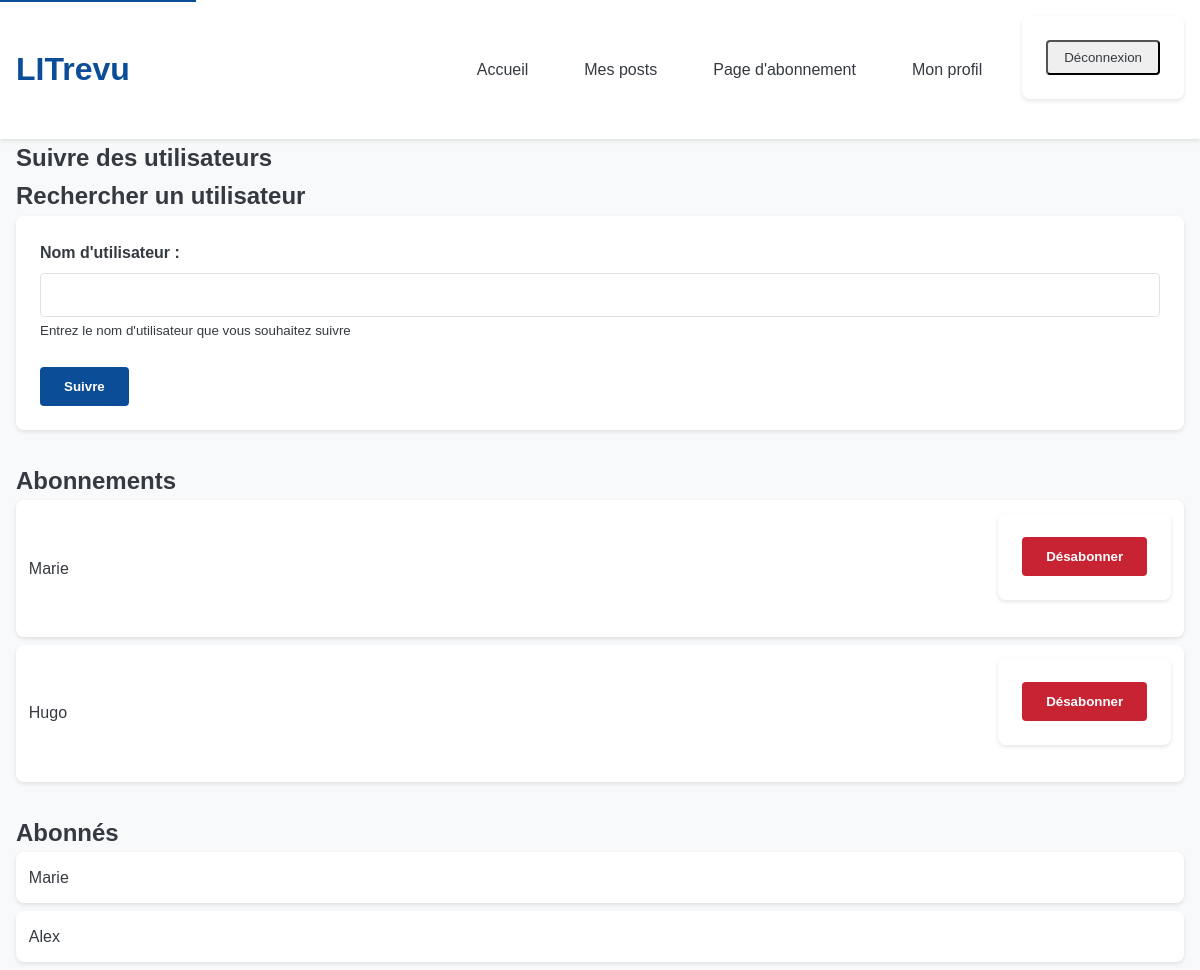
The app's page /follow/ (signed in), older data.
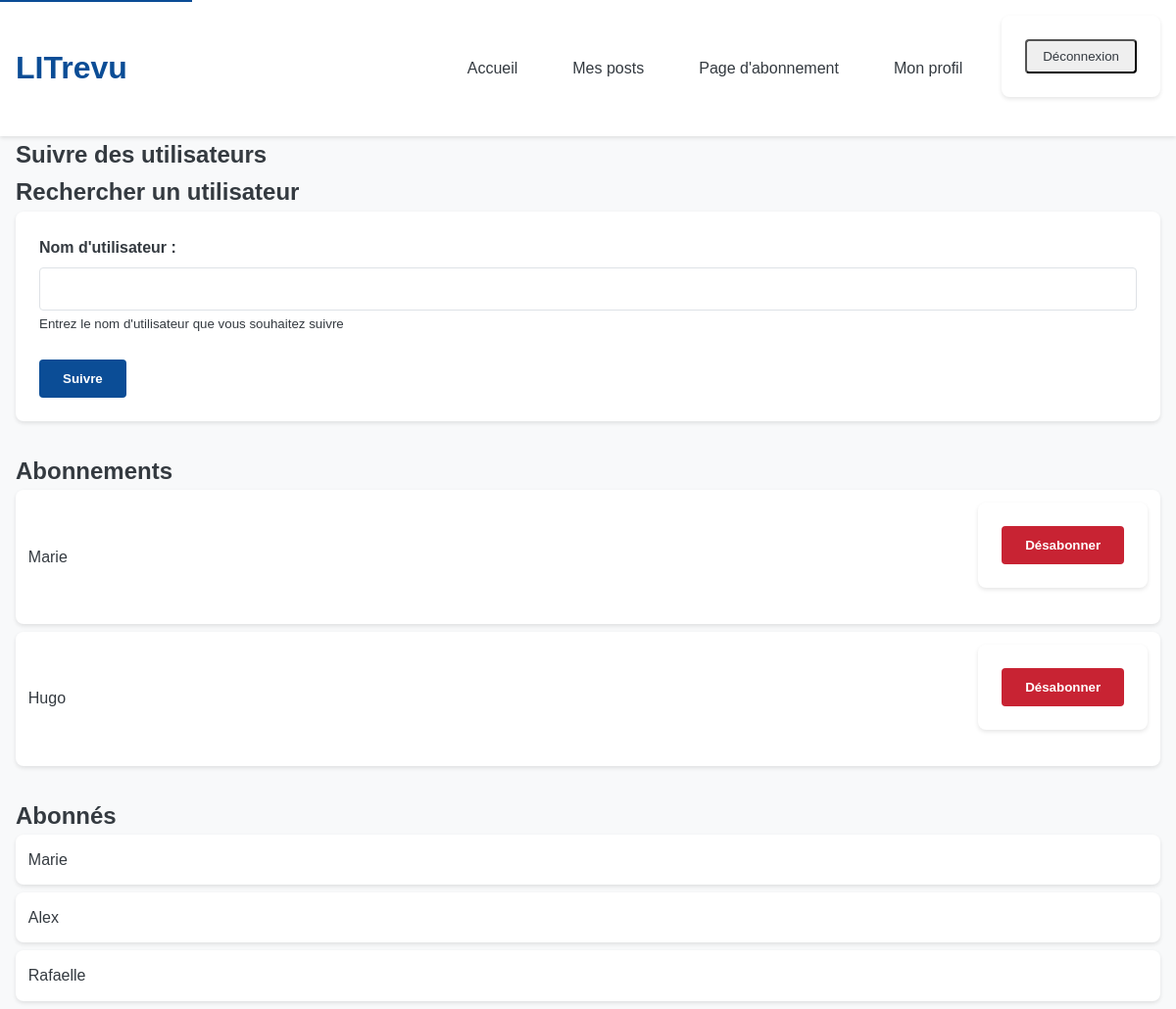
The same page, newer data.
### review/models.py (models this page shows, shortened)
class UserFollows(models.Model):
    user = models.ForeignKey(
        settings.AUTH_USER_MODEL, on_delete=models.CASCADE, related_name="following"
    )
    followed_user = models.ForeignKey(
        settings.AUTH_USER_MODEL, on_delete=models.CASCADE, related_name="followed_by"
    )
    class Meta:
        unique_together = ("user", "followed_user")

### authentication/models.py (models this page shows, shortened)
class User(AbstractUser):
    profile_picture = models.ImageField(
        upload_to="profile_pictures", null=True, blank=True
    )

### review/views.py (the view, shortened to what this page needs)
# urls.py: path("follow/", review.views.FollowUsersView.as_view(), name="follow_users"),
class FollowUsersView(LoginRequiredMixin, CreateView):
    model = UserFollows
    template_name = "review/followpage.html"
    form_class = FollowUsersForm
    success_url = reverse_lazy("follow_users")
    def get_form_kwargs(self):
        kwargs = super().get_form_kwargs()
        kwargs["user"] = self.request.user
        return kwargs
    def get_context_data(self, **kwargs):
        context = super().get_context_data(**kwargs)
        context["following"] = UserFollows.objects.filter(user=self.request.user)
        context["followers"] = UserFollows.objects.filter(
            followed_user=self.request.user
        )
        return context

### review/forms.py
class FollowUsersForm(forms.ModelForm):
    class Meta:
        model = UserFollows
        fields = ["followed_user"]
        labels = {
            "followed_user": "Utilisateur à suivre",
        }
    def __init__(self, *args, **kwargs):
        self.user = kwargs.pop("user")
        super().__init__(*args, **kwargs)
        self.fields["followed_user"].queryset = get_user_model().objects.exclude(
            id=self.user.id
        )

### review/templates/review/followpage.html (shortened to what this page needs)
{% extends "base.html" %}
{% block content %}
<main>
    <section class="follow-container" aria-labelledby="follow-title">
        <h1 id="follow-title">Suivre des utilisateurs</h1>
        <div class="search-section">
            <h2>Rechercher un utilisateur</h2>
            <form method="post" class="search-form">
                <div class="form-group">
                    <label for="search_user">Nom d'utilisateur :</label>
                    <input type="text" id="search_user" name="search_user" class="form-control"
                           aria-describedby="search-help">
                    <small id="search-help" class="form-text">Entrez le nom d'utilisateur que vous souhaitez suivre</small>
                </div>
                <button type="submit" class="btn btn-primary">Suivre</button>
            </form>
        </div>
        <div class="subscriptions-section">
            <h2>Abonnements</h2>
            {% if following %}
                <ul class="follow-list">
                    {% for follow in following %}
                        <li class="user-item">
                            {{ follow.followed_user.username }}
                            <form method="post" action="{% url 'unfollow_user' follow.followed_user.id %}" style="display: inline;">
                                <button type="submit" class="btn btn-danger">Désabonner</button>
                            </form>
                        </li>
                    {% endfor %}
                </ul>
            {% else %}
                <p>Vous ne suivez personne pour le moment.</p>
            {% endif %}
        </div>
        <div class="followers-section">
            <h2>Abonnés</h2>
            {% if followers %}
                <ul class="follow-list">
                    {% for follower in followers %}
                        <li class="user-item">{{ follower.user.username }}</li>
                    {% endfor %}
                </ul>
            {% else %}
                <p>Personne ne vous suit pour le moment.</p>
            {% endif %}
        </div>
    </section>
</main>
{% endblock %}

Row changes from the older to the newer data that the page shows:
added UserFollows: user.username "Rafaelle", shown under "Abonnés"
